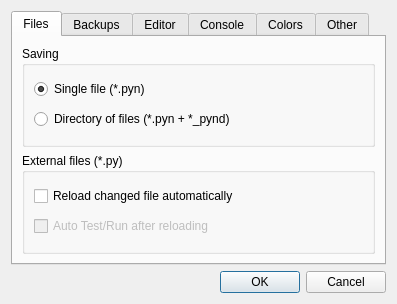
<?xml version="1.0" encoding="UTF-8"?>
<ui version="4.0">
 <class>Dialog</class>
 <widget class="QDialog" name="Dialog">
  <property name="geometry">
   <rect>
    <x>0</x>
    <y>0</y>
    <width>397</width>
    <height>297</height>
   </rect>
  </property>
  <property name="windowTitle">
   <string>Pynguin Settings</string>
  </property>
  <layout class="QVBoxLayout" name="verticalLayout">
   <item>
    <widget class="QTabWidget" name="tabWidget">
     <property name="currentIndex">
      <number>0</number>
     </property>
     <widget class="QWidget" name="tab_2">
      <attribute name="title">
       <string>Files</string>
      </attribute>
      <layout class="QVBoxLayout" name="verticalLayout_5">
       <item>
        <widget class="QGroupBox" name="groupBox">
         <property name="title">
          <string>Saving</string>
         </property>
         <layout class="QVBoxLayout" name="verticalLayout_3">
          <item>
           <widget class="QRadioButton" name="savesingle">
            <property name="text">
             <string>Single file (*.pyn)</string>
            </property>
            <property name="checked">
             <bool>true</bool>
            </property>
           </widget>
          </item>
          <item>
           <widget class="QRadioButton" name="savefolder">
            <property name="text">
             <string>Directory of files (*.pyn + *_pynd)</string>
            </property>
           </widget>
          </item>
         </layout>
        </widget>
       </item>
       <item>
        <widget class="QGroupBox" name="groupBox_2">
         <property name="title">
          <string>External files (*.py)</string>
         </property>
         <layout class="QVBoxLayout" name="verticalLayout_4">
          <item>
           <widget class="QCheckBox" name="reloadexternal">
            <property name="text">
             <string>Reload changed file automatically</string>
            </property>
           </widget>
          </item>
          <item>
           <widget class="QCheckBox" name="autorun">
            <property name="enabled">
             <bool>false</bool>
            </property>
            <property name="text">
             <string>Auto Test/Run after reloading</string>
            </property>
           </widget>
          </item>
         </layout>
        </widget>
       </item>
      </layout>
     </widget>
     <widget class="QWidget" name="tab">
      <attribute name="title">
       <string>Backups</string>
      </attribute>
      <layout class="QVBoxLayout" name="verticalLayout_6">
       <item>
        <layout class="QHBoxLayout" name="horizontalLayout_4">
         <item>
          <widget class="QLabel" name="label_6">
           <property name="maximumSize">
            <size>
             <width>80</width>
             <height>16777215</height>
            </size>
           </property>
           <property name="text">
            <string>Keep</string>
           </property>
           <property name="margin">
            <number>15</number>
           </property>
          </widget>
         </item>
         <item>
          <widget class="QSpinBox" name="backupkeep">
           <property name="maximumSize">
            <size>
             <width>50</width>
             <height>16777215</height>
            </size>
           </property>
           <property name="maximum">
            <number>10</number>
           </property>
           <property name="value">
            <number>5</number>
           </property>
          </widget>
         </item>
         <item>
          <widget class="QLabel" name="label_7">
           <property name="text">
            <string>backup files</string>
           </property>
           <property name="margin">
            <number>15</number>
           </property>
          </widget>
         </item>
        </layout>
       </item>
       <item>
        <layout class="QHBoxLayout" name="horizontalLayout_3">
         <item>
          <widget class="QLabel" name="label_4">
           <property name="maximumSize">
            <size>
             <width>80</width>
             <height>16777215</height>
            </size>
           </property>
           <property name="text">
            <string>Rate</string>
           </property>
           <property name="margin">
            <number>16</number>
           </property>
          </widget>
         </item>
         <item>
          <widget class="QSpinBox" name="backuprate">
           <property name="maximumSize">
            <size>
             <width>50</width>
             <height>16777215</height>
            </size>
           </property>
           <property name="minimum">
            <number>1</number>
           </property>
           <property name="maximum">
            <number>60</number>
           </property>
           <property name="value">
            <number>3</number>
           </property>
          </widget>
         </item>
         <item>
          <widget class="QLabel" name="label_5">
           <property name="text">
            <string>minutes between backups</string>
           </property>
           <property name="margin">
            <number>15</number>
           </property>
          </widget>
         </item>
        </layout>
       </item>
       <item>
        <widget class="QGroupBox" name="groupBox_3">
         <property name="title">
          <string>Location</string>
         </property>
         <layout class="QVBoxLayout" name="verticalLayout_2">
          <item>
           <layout class="QHBoxLayout" name="horizontalLayout">
            <item>
             <widget class="QLabel" name="label">
              <property name="text">
               <string>Folder</string>
              </property>
              <property name="margin">
               <number>10</number>
              </property>
             </widget>
            </item>
            <item>
             <widget class="QLineEdit" name="backupfolderpath"/>
            </item>
            <item>
             <widget class="QPushButton" name="backupbrowseButton">
              <property name="text">
               <string>Browse</string>
              </property>
             </widget>
            </item>
           </layout>
          </item>
          <item>
           <layout class="QHBoxLayout" name="horizontalLayout_2">
            <item>
             <widget class="QLabel" name="label_2">
              <property name="text">
               <string>File name</string>
              </property>
              <property name="margin">
               <number>10</number>
              </property>
             </widget>
            </item>
            <item>
             <widget class="QLineEdit" name="backupfilename">
              <property name="text">
               <string>backup~%s.pyn</string>
              </property>
             </widget>
            </item>
            <item>
             <widget class="QLabel" name="label_3">
              <property name="text">
               <string>(must contain %s)</string>
              </property>
             </widget>
            </item>
           </layout>
          </item>
         </layout>
        </widget>
       </item>
      </layout>
     </widget>
     <widget class="QWidget" name="tab_4">
      <attribute name="title">
       <string>Editor</string>
      </attribute>
      <layout class="QVBoxLayout" name="verticalLayout_9">
       <item>
        <widget class="QGroupBox" name="groupBox_4">
         <property name="title">
          <string>Main function / class</string>
         </property>
         <layout class="QVBoxLayout" name="verticalLayout_7">
          <item>
           <widget class="QRadioButton" name="editor_mainfirst">
            <property name="text">
             <string>First function/ class on the page</string>
            </property>
            <property name="checked">
             <bool>true</bool>
            </property>
           </widget>
          </item>
          <item>
           <widget class="QRadioButton" name="editor_mainlast">
            <property name="text">
             <string>Last function/ class on the page</string>
            </property>
           </widget>
          </item>
         </layout>
        </widget>
       </item>
       <item>
        <spacer name="verticalSpacer">
         <property name="orientation">
          <enum>Qt::Vertical</enum>
         </property>
         <property name="sizeHint" stdset="0">
          <size>
           <width>20</width>
           <height>20</height>
          </size>
         </property>
        </spacer>
       </item>
       <item>
        <widget class="QGroupBox" name="groupBox_5">
         <property name="title">
          <string>Test / Run all settings</string>
         </property>
         <layout class="QVBoxLayout" name="verticalLayout_8">
          <item>
           <widget class="QCheckBox" name="testrun_reset">
            <property name="text">
             <string>reset() between pages</string>
            </property>
           </widget>
          </item>
          <item>
           <widget class="QCheckBox" name="testall_reverse">
            <property name="text">
             <string>&quot;Test/ Run all&quot; in reverse order (last to first)</string>
            </property>
           </widget>
          </item>
          <item>
           <widget class="QCheckBox" name="testall_autocall">
            <property name="text">
             <string>Automatically call main function/ class</string>
            </property>
           </widget>
          </item>
         </layout>
        </widget>
       </item>
      </layout>
     </widget>
     <widget class="QWidget" name="tab_3">
      <attribute name="title">
       <string>Console</string>
      </attribute>
      <widget class="QCheckBox" name="quietinterrupt">
       <property name="geometry">
        <rect>
         <x>30</x>
         <y>50</y>
         <width>173</width>
         <height>21</height>
        </rect>
       </property>
       <property name="text">
        <string>Quiet KeyboardInterrupt</string>
       </property>
      </widget>
     </widget>
     <widget class="QWidget" name="tab_6">
      <attribute name="title">
       <string>Colors</string>
      </attribute>
      <layout class="QVBoxLayout" name="verticalLayout_11">
       <item>
        <widget class="QLabel" name="label_13">
         <property name="font">
          <font>
           <pointsize>12</pointsize>
           <weight>75</weight>
           <bold>true</bold>
          </font>
         </property>
         <property name="text">
          <string>Startup Colors</string>
         </property>
         <property name="alignment">
          <set>Qt::AlignCenter</set>
         </property>
        </widget>
       </item>
       <item>
        <layout class="QGridLayout" name="gridLayout">
         <item row="0" column="0">
          <widget class="QLabel" name="label_10">
           <property name="text">
            <string>Background color</string>
           </property>
          </widget>
         </item>
         <item row="0" column="1">
          <widget class="QPushButton" name="bgcolor">
           <property name="text">
            <string/>
           </property>
          </widget>
         </item>
         <item row="1" column="0">
          <widget class="QLabel" name="label_11">
           <property name="text">
            <string>Pen color</string>
           </property>
          </widget>
         </item>
         <item row="1" column="1">
          <widget class="QPushButton" name="pencolor">
           <property name="text">
            <string/>
           </property>
          </widget>
         </item>
         <item row="2" column="0">
          <widget class="QLabel" name="label_12">
           <property name="text">
            <string>Fill color</string>
           </property>
          </widget>
         </item>
         <item row="2" column="1">
          <widget class="QPushButton" name="fillcolor">
           <property name="text">
            <string/>
           </property>
          </widget>
         </item>
        </layout>
       </item>
       <item>
        <spacer name="verticalSpacer_4">
         <property name="orientation">
          <enum>Qt::Vertical</enum>
         </property>
         <property name="sizeHint" stdset="0">
          <size>
           <width>20</width>
           <height>38</height>
          </size>
         </property>
        </spacer>
       </item>
       <item>
        <widget class="QPushButton" name="set_colors_to_current">
         <property name="text">
          <string>Set to Current Colors</string>
         </property>
        </widget>
       </item>
       <item>
        <spacer name="verticalSpacer_3">
         <property name="orientation">
          <enum>Qt::Vertical</enum>
         </property>
         <property name="sizeHint" stdset="0">
          <size>
           <width>20</width>
           <height>37</height>
          </size>
         </property>
        </spacer>
       </item>
      </layout>
     </widget>
     <widget class="QWidget" name="tab_5">
      <attribute name="title">
       <string>Other</string>
      </attribute>
      <layout class="QVBoxLayout" name="verticalLayout_10">
       <item>
        <widget class="QCheckBox" name="reset_forces_visible">
         <property name="text">
          <string>reset() forces visible pynguin</string>
         </property>
         <property name="checked">
          <bool>true</bool>
         </property>
        </widget>
       </item>
       <item>
        <widget class="QCheckBox" name="allow_start_hidden">
         <property name="text">
          <string>Allow starting with pynguin hidden</string>
         </property>
        </widget>
       </item>
       <item>
        <spacer name="verticalSpacer_2">
         <property name="orientation">
          <enum>Qt::Vertical</enum>
         </property>
         <property name="sizeHint" stdset="0">
          <size>
           <width>20</width>
           <height>139</height>
          </size>
         </property>
        </spacer>
       </item>
       <item>
        <layout class="QHBoxLayout" name="horizontalLayout_5">
         <item>
          <widget class="QLabel" name="label_8">
           <property name="text">
            <string>Reset all settings to defaults</string>
           </property>
          </widget>
         </item>
         <item>
          <widget class="QPushButton" name="defaultsettings">
           <property name="text">
            <string>Reset</string>
           </property>
          </widget>
         </item>
        </layout>
       </item>
       <item>
        <widget class="QLabel" name="label_9">
         <property name="text">
          <string>* Warning: Also resets drawing!</string>
         </property>
         <property name="alignment">
          <set>Qt::AlignCenter</set>
         </property>
        </widget>
       </item>
      </layout>
     </widget>
    </widget>
   </item>
   <item>
    <widget class="QDialogButtonBox" name="buttonBox">
     <property name="orientation">
      <enum>Qt::Horizontal</enum>
     </property>
     <property name="standardButtons">
      <set>QDialogButtonBox::Cancel|QDialogButtonBox::Ok</set>
     </property>
    </widget>
   </item>
  </layout>
 </widget>
 <resources/>
 <connections>
  <connection>
   <sender>buttonBox</sender>
   <signal>accepted()</signal>
   <receiver>Dialog</receiver>
   <slot>accept()</slot>
   <hints>
    <hint type="sourcelabel">
     <x>248</x>
     <y>254</y>
    </hint>
    <hint type="destinationlabel">
     <x>157</x>
     <y>274</y>
    </hint>
   </hints>
  </connection>
  <connection>
   <sender>buttonBox</sender>
   <signal>rejected()</signal>
   <receiver>Dialog</receiver>
   <slot>reject()</slot>
   <hints>
    <hint type="sourcelabel">
     <x>316</x>
     <y>260</y>
    </hint>
    <hint type="destinationlabel">
     <x>286</x>
     <y>274</y>
    </hint>
   </hints>
  </connection>
  <connection>
   <sender>backupbrowseButton</sender>
   <signal>clicked()</signal>
   <receiver>Dialog</receiver>
   <slot>backupbrowse()</slot>
   <hints>
    <hint type="sourcelabel">
     <x>351</x>
     <y>58</y>
    </hint>
    <hint type="destinationlabel">
     <x>199</x>
     <y>149</y>
    </hint>
   </hints>
  </connection>
  <connection>
   <sender>reloadexternal</sender>
   <signal>stateChanged(int)</signal>
   <receiver>Dialog</receiver>
   <slot>externaloption()</slot>
   <hints>
    <hint type="sourcelabel">
     <x>199</x>
     <y>197</y>
    </hint>
    <hint type="destinationlabel">
     <x>199</x>
     <y>149</y>
    </hint>
   </hints>
  </connection>
  <connection>
   <sender>backupkeep</sender>
   <signal>valueChanged(int)</signal>
   <receiver>Dialog</receiver>
   <slot>backupoption()</slot>
   <hints>
    <hint type="sourcelabel">
     <x>121</x>
     <y>64</y>
    </hint>
    <hint type="destinationlabel">
     <x>198</x>
     <y>149</y>
    </hint>
   </hints>
  </connection>
  <connection>
   <sender>defaultsettings</sender>
   <signal>clicked()</signal>
   <receiver>Dialog</receiver>
   <slot>defaultsettings()</slot>
   <hints>
    <hint type="sourcelabel">
     <x>292</x>
     <y>143</y>
    </hint>
    <hint type="destinationlabel">
     <x>198</x>
     <y>148</y>
    </hint>
   </hints>
  </connection>
  <connection>
   <sender>bgcolor</sender>
   <signal>clicked()</signal>
   <receiver>Dialog</receiver>
   <slot>bgcolorbrowse()</slot>
   <hints>
    <hint type="sourcelabel">
     <x>292</x>
     <y>68</y>
    </hint>
    <hint type="destinationlabel">
     <x>198</x>
     <y>148</y>
    </hint>
   </hints>
  </connection>
  <connection>
   <sender>pencolor</sender>
   <signal>clicked()</signal>
   <receiver>Dialog</receiver>
   <slot>pencolorbrowse()</slot>
   <hints>
    <hint type="sourcelabel">
     <x>292</x>
     <y>96</y>
    </hint>
    <hint type="destinationlabel">
     <x>198</x>
     <y>148</y>
    </hint>
   </hints>
  </connection>
  <connection>
   <sender>fillcolor</sender>
   <signal>clicked()</signal>
   <receiver>Dialog</receiver>
   <slot>fillcolorbrowse()</slot>
   <hints>
    <hint type="sourcelabel">
     <x>292</x>
     <y>124</y>
    </hint>
    <hint type="destinationlabel">
     <x>198</x>
     <y>148</y>
    </hint>
   </hints>
  </connection>
  <connection>
   <sender>set_colors_to_current</sender>
   <signal>clicked()</signal>
   <receiver>Dialog</receiver>
   <slot>set_colors_to_current()</slot>
   <hints>
    <hint type="sourcelabel">
     <x>198</x>
     <y>198</y>
    </hint>
    <hint type="destinationlabel">
     <x>198</x>
     <y>148</y>
    </hint>
   </hints>
  </connection>
 </connections>
 <slots>
  <slot>backupbrowse()</slot>
  <slot>externaloption()</slot>
  <slot>backupoption()</slot>
  <slot>defaultsettings()</slot>
  <slot>bgcolorbrowse()</slot>
  <slot>pencolorbrowse()</slot>
  <slot>fillcolorbrowse()</slot>
  <slot>set_colors_to_current()</slot>
 </slots>
</ui>
